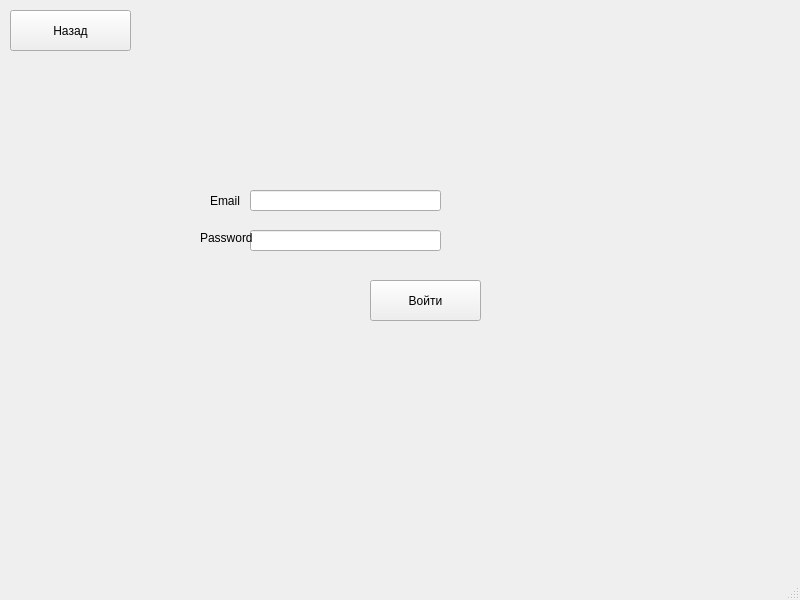
<?xml version="1.0" encoding="UTF-8"?>
<ui version="4.0">
 <class>MainWindow</class>
 <widget class="QMainWindow" name="MainWindow">
  <property name="geometry">
   <rect>
    <x>0</x>
    <y>0</y>
    <width>800</width>
    <height>600</height>
   </rect>
  </property>
  <property name="windowTitle">
   <string>MainWindow</string>
  </property>
  <widget class="QWidget" name="centralwidget">
   <widget class="QLineEdit" name="email_le">
    <property name="geometry">
     <rect>
      <x>250</x>
      <y>190</y>
      <width>191</width>
      <height>21</height>
     </rect>
    </property>
   </widget>
   <widget class="QLineEdit" name="password_le">
    <property name="geometry">
     <rect>
      <x>250</x>
      <y>230</y>
      <width>191</width>
      <height>21</height>
     </rect>
    </property>
   </widget>
   <widget class="QLabel" name="label">
    <property name="geometry">
     <rect>
      <x>210</x>
      <y>190</y>
      <width>81</width>
      <height>21</height>
     </rect>
    </property>
    <property name="text">
     <string>Email</string>
    </property>
   </widget>
   <widget class="QLabel" name="label_2">
    <property name="geometry">
     <rect>
      <x>200</x>
      <y>230</y>
      <width>71</width>
      <height>16</height>
     </rect>
    </property>
    <property name="text">
     <string>Password</string>
    </property>
   </widget>
   <widget class="QPushButton" name="to_main_btn">
    <property name="geometry">
     <rect>
      <x>10</x>
      <y>10</y>
      <width>121</width>
      <height>41</height>
     </rect>
    </property>
    <property name="text">
     <string>Назад</string>
    </property>
   </widget>
   <widget class="QPushButton" name="login_btn">
    <property name="geometry">
     <rect>
      <x>370</x>
      <y>280</y>
      <width>111</width>
      <height>41</height>
     </rect>
    </property>
    <property name="text">
     <string>Войти</string>
    </property>
   </widget>
   <widget class="QLabel" name="login_res">
    <property name="geometry">
     <rect>
      <x>200</x>
      <y>280</y>
      <width>121</width>
      <height>51</height>
     </rect>
    </property>
    <property name="text">
     <string/>
    </property>
   </widget>
  </widget>
  <widget class="QMenuBar" name="menubar">
   <property name="geometry">
    <rect>
     <x>0</x>
     <y>0</y>
     <width>800</width>
     <height>22</height>
    </rect>
   </property>
  </widget>
  <widget class="QStatusBar" name="statusbar"/>
 </widget>
 <resources/>
 <connections/>
</ui>
